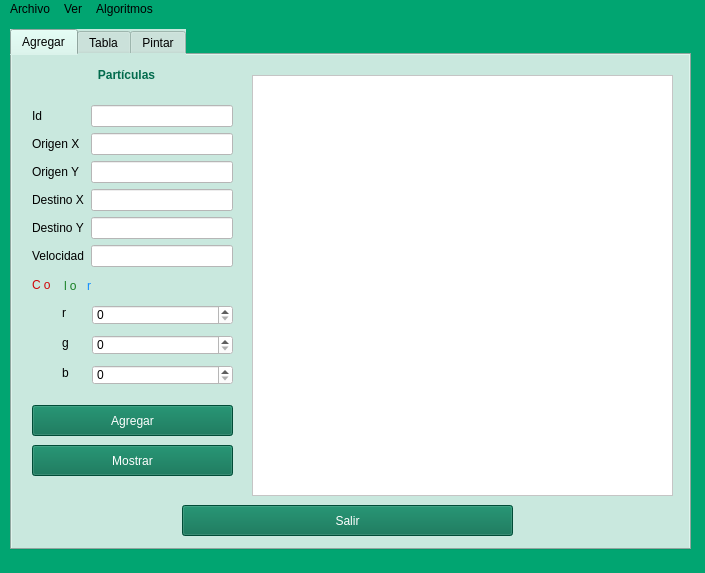
<?xml version="1.0" encoding="UTF-8"?>
<ui version="4.0">
 <class>MainWindow</class>
 <widget class="QMainWindow" name="MainWindow">
  <property name="geometry">
   <rect>
    <x>0</x>
    <y>0</y>
    <width>705</width>
    <height>573</height>
   </rect>
  </property>
  <property name="windowTitle">
   <string>Particulas</string>
  </property>
  <property name="styleSheet">
   <string notr="true">font: 75 10pt &quot;MS Shell Dlg 2&quot;;
background-color: rgb(1, 165, 113);


</string>
  </property>
  <widget class="QWidget" name="centralwidget">
   <widget class="QTabWidget" name="Pintar">
    <property name="geometry">
     <rect>
      <x>10</x>
      <y>10</y>
      <width>681</width>
      <height>521</height>
     </rect>
    </property>
    <property name="whatsThis">
     <string>&lt;html&gt;&lt;head/&gt;&lt;body&gt;&lt;p&gt;&lt;span style=&quot; font-weight:600; color:#ff0000;&quot;&gt;r&lt;/span&gt;&lt;/p&gt;&lt;/body&gt;&lt;/html&gt;</string>
    </property>
    <property name="styleSheet">
     <string notr="true">
background-color: rgb(201, 232, 222);
</string>
    </property>
    <property name="currentIndex">
     <number>0</number>
    </property>
    <widget class="QWidget" name="tab">
     <attribute name="title">
      <string>Agregar</string>
     </attribute>
     <widget class="QPushButton" name="muestra">
      <property name="geometry">
       <rect>
        <x>20</x>
        <y>390</y>
        <width>201</width>
        <height>31</height>
       </rect>
      </property>
      <property name="styleSheet">
       <string notr="true">background-color: rgb(2, 107, 77);
color: rgb(255, 255, 255);</string>
      </property>
      <property name="text">
       <string>Mostrar</string>
      </property>
     </widget>
     <widget class="QLabel" name="label_5">
      <property name="geometry">
       <rect>
        <x>50</x>
        <y>280</y>
        <width>16</width>
        <height>16</height>
       </rect>
      </property>
      <property name="styleSheet">
       <string notr="true"/>
      </property>
      <property name="text">
       <string>g</string>
      </property>
     </widget>
     <widget class="QSpinBox" name="green">
      <property name="geometry">
       <rect>
        <x>80</x>
        <y>280</y>
        <width>141</width>
        <height>20</height>
       </rect>
      </property>
      <property name="styleSheet">
       <string notr="true">background-color: rgb(255, 255, 255);</string>
      </property>
      <property name="maximum">
       <number>255</number>
      </property>
     </widget>
     <widget class="QPushButton" name="inserta">
      <property name="geometry">
       <rect>
        <x>20</x>
        <y>350</y>
        <width>201</width>
        <height>31</height>
       </rect>
      </property>
      <property name="styleSheet">
       <string notr="true">background-color: rgb(2, 107, 77);

color: rgb(255, 255, 255);</string>
      </property>
      <property name="text">
       <string>Agregar</string>
      </property>
     </widget>
     <widget class="QSpinBox" name="blue">
      <property name="geometry">
       <rect>
        <x>80</x>
        <y>310</y>
        <width>141</width>
        <height>20</height>
       </rect>
      </property>
      <property name="styleSheet">
       <string notr="true">background-color: rgb(255, 255, 255);</string>
      </property>
      <property name="maximum">
       <number>255</number>
      </property>
     </widget>
     <widget class="QLabel" name="label_8">
      <property name="geometry">
       <rect>
        <x>20</x>
        <y>220</y>
        <width>31</width>
        <height>20</height>
       </rect>
      </property>
      <property name="styleSheet">
       <string notr="true">font: 11pt &quot;MS Reference Sans Serif&quot;;
color:rgb(208, 6, 9);</string>
      </property>
      <property name="text">
       <string>C o</string>
      </property>
     </widget>
     <widget class="QLabel" name="label_4">
      <property name="geometry">
       <rect>
        <x>50</x>
        <y>250</y>
        <width>16</width>
        <height>16</height>
       </rect>
      </property>
      <property name="whatsThis">
       <string>&lt;html&gt;&lt;head/&gt;&lt;body&gt;&lt;p&gt;&lt;span style=&quot; font-size:11pt; font-weight:600; color:#ff0000;&quot;&gt;r&lt;/span&gt;&lt;/p&gt;&lt;/body&gt;&lt;/html&gt;</string>
      </property>
      <property name="styleSheet">
       <string notr="true"/>
      </property>
      <property name="text">
       <string>r</string>
      </property>
     </widget>
     <widget class="QWidget" name="layoutWidget">
      <property name="geometry">
       <rect>
        <x>20</x>
        <y>50</y>
        <width>201</width>
        <height>164</height>
       </rect>
      </property>
      <layout class="QFormLayout" name="formLayout_2">
       <item row="0" column="1">
        <widget class="QLineEdit" name="id">
         <property name="styleSheet">
          <string notr="true">background-color: rgb(255, 255, 255);</string>
         </property>
        </widget>
       </item>
       <item row="1" column="0">
        <widget class="QLabel" name="label">
         <property name="text">
          <string>Origen X</string>
         </property>
        </widget>
       </item>
       <item row="1" column="1">
        <widget class="QLineEdit" name="origen_X1">
         <property name="styleSheet">
          <string notr="true">background-color: rgb(255,255,255);
</string>
         </property>
        </widget>
       </item>
       <item row="2" column="0">
        <widget class="QLabel" name="label_2">
         <property name="text">
          <string>Origen Y</string>
         </property>
        </widget>
       </item>
       <item row="2" column="1">
        <widget class="QLineEdit" name="origen_Y1">
         <property name="styleSheet">
          <string notr="true">background-color: rgb(255, 255, 255);</string>
         </property>
        </widget>
       </item>
       <item row="3" column="0">
        <widget class="QLabel" name="label_3">
         <property name="text">
          <string>Destino X</string>
         </property>
        </widget>
       </item>
       <item row="3" column="1">
        <widget class="QLineEdit" name="destino_X2">
         <property name="styleSheet">
          <string notr="true">background-color: rgb(255, 255, 255);</string>
         </property>
        </widget>
       </item>
       <item row="4" column="0">
        <widget class="QLabel" name="label_7">
         <property name="text">
          <string>Destino Y</string>
         </property>
        </widget>
       </item>
       <item row="4" column="1">
        <widget class="QLineEdit" name="destino_Y2">
         <property name="styleSheet">
          <string notr="true">background-color: rgb(255, 255, 255);</string>
         </property>
        </widget>
       </item>
       <item row="5" column="0">
        <widget class="QLabel" name="label_10">
         <property name="text">
          <string>Velocidad</string>
         </property>
        </widget>
       </item>
       <item row="5" column="1">
        <widget class="QLineEdit" name="velocidad">
         <property name="styleSheet">
          <string notr="true">background-color: rgb(255, 255, 255);</string>
         </property>
        </widget>
       </item>
       <item row="0" column="0">
        <widget class="QLabel" name="label_11">
         <property name="text">
          <string>Id</string>
         </property>
        </widget>
       </item>
      </layout>
     </widget>
     <widget class="QSpinBox" name="red">
      <property name="geometry">
       <rect>
        <x>80</x>
        <y>250</y>
        <width>141</width>
        <height>20</height>
       </rect>
      </property>
      <property name="styleSheet">
       <string notr="true">background-color: rgb(255, 255, 255);</string>
      </property>
      <property name="maximum">
       <number>255</number>
      </property>
      <property name="value">
       <number>0</number>
      </property>
     </widget>
     <widget class="QLabel" name="label_6">
      <property name="geometry">
       <rect>
        <x>50</x>
        <y>310</y>
        <width>16</width>
        <height>16</height>
       </rect>
      </property>
      <property name="styleSheet">
       <string notr="true"/>
      </property>
      <property name="text">
       <string>b</string>
      </property>
     </widget>
     <widget class="QLabel" name="label_9">
      <property name="geometry">
       <rect>
        <x>60</x>
        <y>10</y>
        <width>107</width>
        <height>21</height>
       </rect>
      </property>
      <property name="styleSheet">
       <string notr="true">font: 75 16pt &quot;MS Shell Dlg 2&quot;;
color: rgb(2, 107, 77);</string>
      </property>
      <property name="text">
       <string>&lt;html&gt;&lt;head/&gt;&lt;body&gt;&lt;p align=&quot;center&quot;&gt;&lt;span style=&quot; font-weight:600;&quot;&gt;Partículas&lt;/span&gt;&lt;/p&gt;&lt;/body&gt;&lt;/html&gt;</string>
      </property>
      <property name="indent">
       <number>2</number>
      </property>
     </widget>
     <widget class="QPlainTextEdit" name="salidaDatos">
      <property name="geometry">
       <rect>
        <x>240</x>
        <y>20</y>
        <width>421</width>
        <height>421</height>
       </rect>
      </property>
      <property name="styleSheet">
       <string notr="true">background-color: rgb(255, 255, 255);</string>
      </property>
      <property name="backgroundVisible">
       <bool>false</bool>
      </property>
     </widget>
     <widget class="QLabel" name="label_12">
      <property name="geometry">
       <rect>
        <x>50</x>
        <y>220</y>
        <width>21</width>
        <height>21</height>
       </rect>
      </property>
      <property name="styleSheet">
       <string notr="true">font: 11pt &quot;MS Reference Sans Serif&quot;;
color: rgb(23, 127, 35);</string>
      </property>
      <property name="text">
       <string>l o</string>
      </property>
      <property name="margin">
       <number>0</number>
      </property>
      <property name="indent">
       <number>2</number>
      </property>
     </widget>
     <widget class="QLabel" name="label_13">
      <property name="geometry">
       <rect>
        <x>70</x>
        <y>220</y>
        <width>16</width>
        <height>21</height>
       </rect>
      </property>
      <property name="styleSheet">
       <string notr="true">font: 11pt &quot;MS Reference Sans Serif&quot;;
color: rgb(16, 140, 255);</string>
      </property>
      <property name="text">
       <string>r</string>
      </property>
      <property name="margin">
       <number>0</number>
      </property>
      <property name="indent">
       <number>5</number>
      </property>
     </widget>
     <widget class="QPushButton" name="exit">
      <property name="geometry">
       <rect>
        <x>170</x>
        <y>450</y>
        <width>331</width>
        <height>31</height>
       </rect>
      </property>
      <property name="styleSheet">
       <string notr="true">background-color: rgb(2, 107, 77);
color: rgb(255, 255, 255);
</string>
      </property>
      <property name="text">
       <string>Salir</string>
      </property>
     </widget>
    </widget>
    <widget class="QWidget" name="tab_2">
     <attribute name="title">
      <string>Tabla</string>
     </attribute>
     <layout class="QGridLayout" name="gridLayout">
      <item row="0" column="0">
       <layout class="QHBoxLayout" name="horizontalLayout">
        <item>
         <widget class="QLineEdit" name="busca_linea">
          <property name="styleSheet">
           <string notr="true">background-color: rgb(255, 255, 255);</string>
          </property>
         </widget>
        </item>
        <item>
         <widget class="QPushButton" name="busca">
          <property name="styleSheet">
           <string notr="true">background-color: rgb(2, 107, 77);
color: rgb(255, 255, 255);</string>
          </property>
          <property name="text">
           <string>Buscar</string>
          </property>
         </widget>
        </item>
       </layout>
      </item>
      <item row="1" column="0">
       <widget class="QTableWidget" name="tabla">
        <property name="font">
         <font>
          <family>MS Shell Dlg 2</family>
          <pointsize>10</pointsize>
          <weight>9</weight>
          <italic>false</italic>
          <bold>false</bold>
         </font>
        </property>
        <property name="styleSheet">
         <string notr="true">background-color: rgb(255, 255, 255);</string>
        </property>
        <property name="autoScrollMargin">
         <number>19</number>
        </property>
        <property name="textElideMode">
         <enum>Qt::ElideMiddle</enum>
        </property>
        <property name="showGrid">
         <bool>true</bool>
        </property>
        <property name="gridStyle">
         <enum>Qt::CustomDashLine</enum>
        </property>
        <attribute name="horizontalHeaderCascadingSectionResizes">
         <bool>false</bool>
        </attribute>
       </widget>
      </item>
      <item row="2" column="0">
       <widget class="QPushButton" name="mostrar">
        <property name="styleSheet">
         <string notr="true">background-color: rgb(2, 107, 77);
color: rgb(255, 255, 255);</string>
        </property>
        <property name="text">
         <string>Mostrar</string>
        </property>
       </widget>
      </item>
     </layout>
    </widget>
    <widget class="QWidget" name="tab_3">
     <attribute name="title">
      <string>Pintar</string>
     </attribute>
     <layout class="QGridLayout" name="gridLayout_2">
      <item row="0" column="0" colspan="2">
       <widget class="QGraphicsView" name="graphicsView">
        <property name="styleSheet">
         <string notr="true">background-color: rgb(35, 40, 43);</string>
        </property>
       </widget>
      </item>
      <item row="1" column="0">
       <widget class="QPushButton" name="dibuja">
        <property name="styleSheet">
         <string notr="true">background-color: rgb(2, 107, 77);
color: rgb(255, 255, 255);</string>
        </property>
        <property name="text">
         <string>Dibujar</string>
        </property>
       </widget>
      </item>
      <item row="1" column="1">
       <widget class="QPushButton" name="limpia">
        <property name="styleSheet">
         <string notr="true">background-color: rgb(2, 107, 77);
color: rgb(255, 255, 255);</string>
        </property>
        <property name="text">
         <string>Limpiar</string>
        </property>
       </widget>
      </item>
      <item row="2" column="0" colspan="2">
       <widget class="Line" name="line">
        <property name="styleSheet">
         <string notr="true">
border-color: rgb(0, 0, 0);</string>
        </property>
        <property name="orientation">
         <enum>Qt::Horizontal</enum>
        </property>
       </widget>
      </item>
      <item row="3" column="0">
       <widget class="QPushButton" name="ordenaV">
        <property name="styleSheet">
         <string notr="true">background-color: rgb(2, 107, 77);
color: rgb(255, 255, 255);</string>
        </property>
        <property name="text">
         <string>Ordenar Velocidad</string>
        </property>
       </widget>
      </item>
      <item row="3" column="1">
       <widget class="QPushButton" name="ordenaD">
        <property name="styleSheet">
         <string notr="true">background-color: rgb(2, 107, 77);
color: rgb(255, 255, 255);</string>
        </property>
        <property name="text">
         <string>Ordenar Distancia</string>
        </property>
       </widget>
      </item>
     </layout>
    </widget>
   </widget>
  </widget>
  <widget class="QMenuBar" name="menubar">
   <property name="geometry">
    <rect>
     <x>0</x>
     <y>0</y>
     <width>705</width>
     <height>22</height>
    </rect>
   </property>
   <widget class="QMenu" name="menuArchivo">
    <property name="title">
     <string>Archivo</string>
    </property>
    <addaction name="actionAbrir"/>
    <addaction name="actionGuardar"/>
   </widget>
   <widget class="QMenu" name="menuPuntos">
    <property name="title">
     <string>Ver</string>
    </property>
    <addaction name="actionPuntos"/>
    <addaction name="actionGrafo"/>
   </widget>
   <widget class="QMenu" name="menuAlgoritmos">
    <property name="title">
     <string>Algoritmos</string>
    </property>
    <addaction name="actionPuntos_cercanos"/>
   </widget>
   <addaction name="menuArchivo"/>
   <addaction name="menuPuntos"/>
   <addaction name="menuAlgoritmos"/>
  </widget>
  <widget class="QStatusBar" name="statusbar"/>
  <action name="actionAbrir">
   <property name="text">
    <string>Abrir</string>
   </property>
   <property name="shortcut">
    <string>Ctrl+O</string>
   </property>
  </action>
  <action name="actionGuardar">
   <property name="text">
    <string>Guardar</string>
   </property>
   <property name="shortcut">
    <string>Ctrl+S</string>
   </property>
  </action>
  <action name="actionDistancia">
   <property name="text">
    <string>Distancia</string>
   </property>
  </action>
  <action name="actionVelocidad">
   <property name="text">
    <string>Velocidad</string>
   </property>
  </action>
  <action name="actionPuntos">
   <property name="text">
    <string>Puntos</string>
   </property>
   <property name="shortcut">
    <string>Ctrl+P</string>
   </property>
  </action>
  <action name="actionPuntos_cercanos">
   <property name="text">
    <string>Puntos cercanos</string>
   </property>
  </action>
  <action name="actionGrafo">
   <property name="text">
    <string>Grafo</string>
   </property>
   <property name="shortcut">
    <string>Ctrl+G</string>
   </property>
  </action>
 </widget>
 <resources/>
 <connections/>
</ui>
